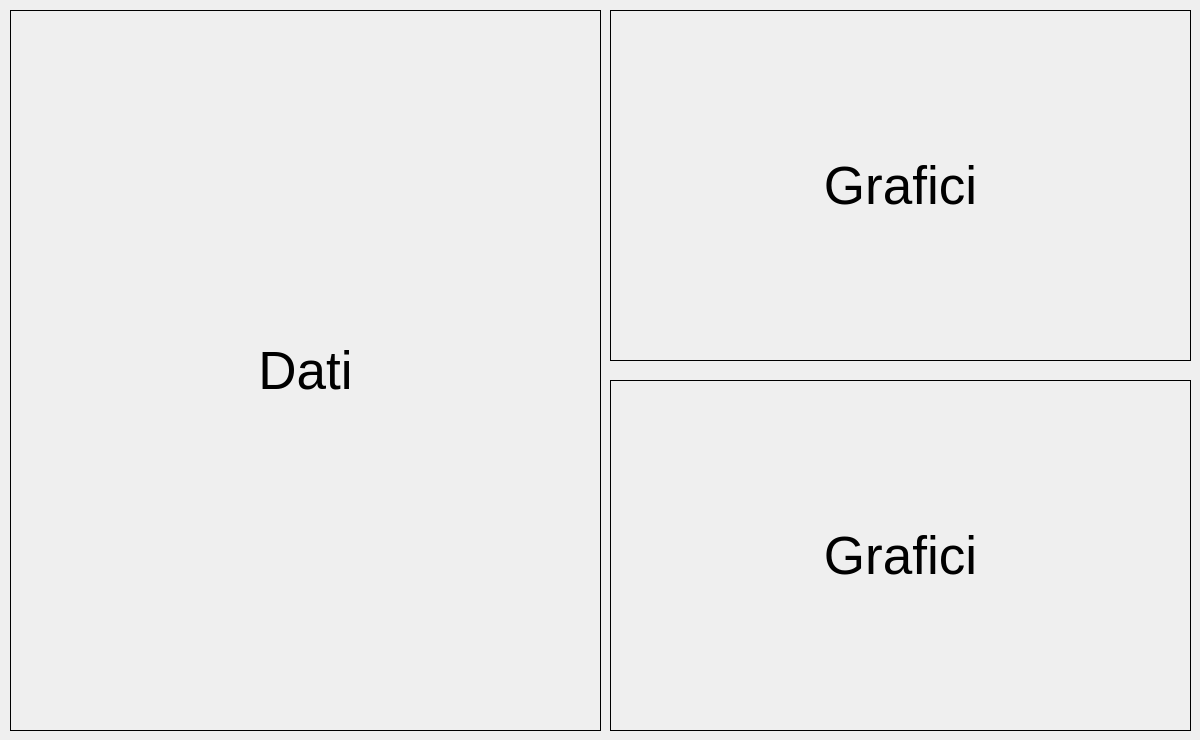
                  <widget class="QWidget" name="page_datas">
                   <widget class="QLabel" name="CodeEditor_2">
                    <property name="geometry">
                     <rect>
                      <x>10</x>
                      <y>10</y>
                      <width>591</width>
                      <height>441</height>
                     </rect>
                    </property>
                    <property name="font">
                     <font>
                      <family>Segoe UI</family>
                      <pointsize>40</pointsize>
                     </font>
                    </property>
                    <property name="frameShape">
                     <enum>QFrame::NoFrame</enum>
                    </property>
                    <property name="text">
                     <string/>
                    </property>
                    <property name="alignment">
                     <set>Qt::AlignCenter</set>
                    </property>
                   </widget>
                   <widget class="QLabel" name="Simulation_3">
                    <property name="geometry">
                     <rect>
                      <x>10</x>
                      <y>10</y>
                      <width>591</width>
                      <height>721</height>
                     </rect>
                    </property>
                    <property name="font">
                     <font>
                      <family>Segoe UI</family>
                      <pointsize>40</pointsize>
                     </font>
                    </property>
                    <property name="frameShape">
                     <enum>QFrame::Box</enum>
                    </property>
                    <property name="text">
                     <string>Dati</string>
                    </property>
                    <property name="alignment">
                     <set>Qt::AlignCenter</set>
                    </property>
                   </widget>
                   <widget class="QLabel" name="Simulation_4">
                    <property name="geometry">
                     <rect>
                      <x>610</x>
                      <y>10</y>
                      <width>581</width>
                      <height>351</height>
                     </rect>
                    </property>
                    <property name="font">
                     <font>
                      <family>Segoe UI</family>
                      <pointsize>40</pointsize>
                     </font>
                    </property>
                    <property name="frameShape">
                     <enum>QFrame::Box</enum>
                    </property>
                    <property name="text">
                     <string>Grafici</string>
                    </property>
                    <property name="alignment">
                     <set>Qt::AlignCenter</set>
                    </property>
                   </widget>
                   <widget class="QLabel" name="Simulation_5">
                    <property name="geometry">
                     <rect>
                      <x>610</x>
                      <y>380</y>
                      <width>581</width>
                      <height>351</height>
                     </rect>
                    </property>
                    <property name="font">
                     <font>
                      <family>Segoe UI</family>
                      <pointsize>40</pointsize>
                     </font>
                    </property>
                    <property name="frameShape">
                     <enum>QFrame::Box</enum>
                    </property>
                    <property name="text">
                     <string>Grafici</string>
                    </property>
                    <property name="alignment">
                     <set>Qt::AlignCenter</set>
                    </property>
                   </widget>
                  </widget>
